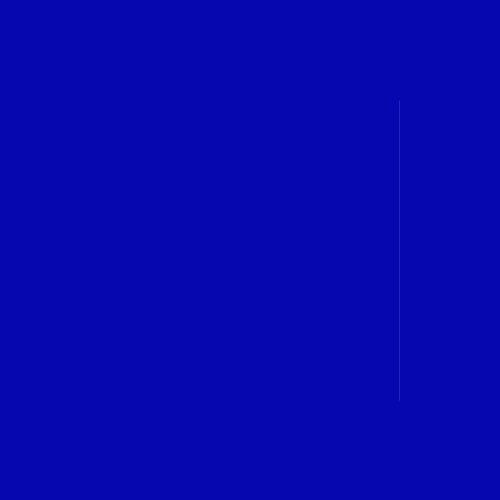
Frame 1 (no input)
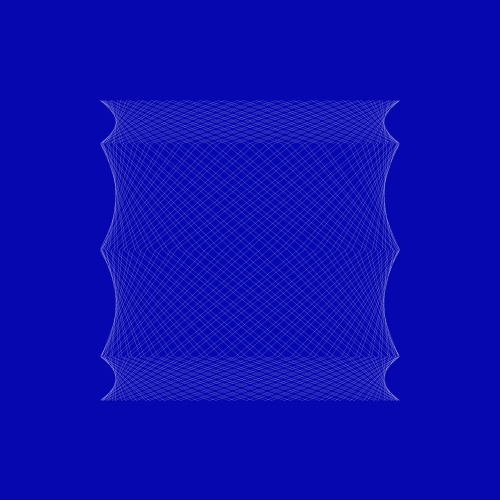
Frame 60 (the mouse pressed at the canvas centre just before this capture)
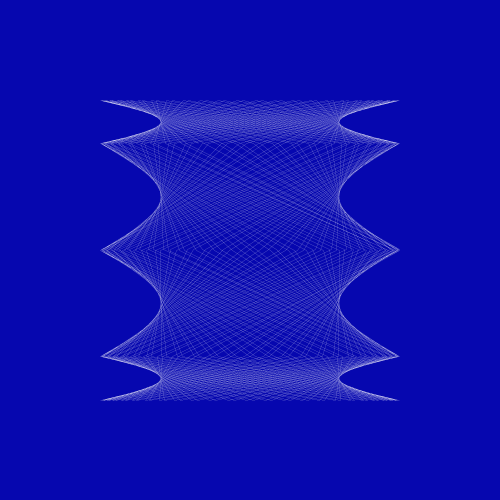
Frame 120 (the mouse held since frame 60 and released just before this capture)

The Processing sketch that drew these frames (run headless with seeded random() and noise(); from frame 60 on, the mouse is pressed at the canvas centre):

// Processing sketch: sketch_11112017
// ── sketch_11112017.pde
int pointCount;
int freqX = 0;
int freqY = 50;
float phi = 87;
float angle;
float x,y;

void setup(){
  size(500,500);
  smooth();
  stroke(255);
  strokeWeight(0.1);
  noFill();
}

void draw(){
  background(6,7,175);
  pointCount = 400;
  translate(width/2, height/2);
  
  beginShape();
    for(int i = 0; i < pointCount; i++){
      angle = map(i, 0, pointCount, 0, TWO_PI);
      x = sin(angle*freqX + radians(phi));
      y = sin(angle*freqY);
      x = x * 150;
      y = y * 150;
      vertex(x,y);
    }
  endShape();
  freqX+=1;
}
